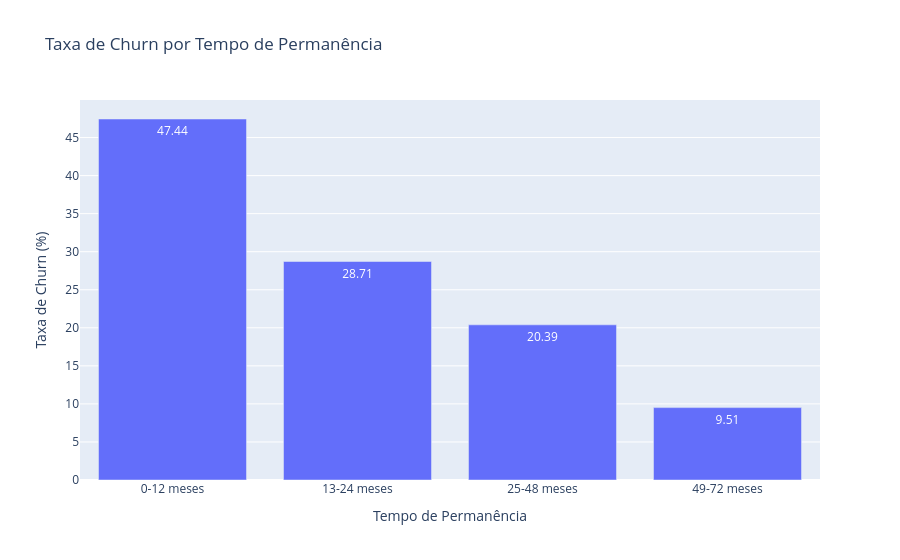

The code cell stored with this chart in its notebook:
### Code cell
churn_tenure = (
    tabela.groupby("FaixaTenure", observed=True)["Churn"]
    .apply(lambda x: (x == "Yes").mean() * 100)
    .reset_index(name="Taxa de Churn")
)

fig = px.bar(
    churn_tenure,
    x="FaixaTenure",
    y="Taxa de Churn",
    text_auto=".2f",
    title="Taxa de Churn por Tempo de Permanência",
    labels={
        "FaixaTenure": "Tempo de Permanência",
        "Taxa de Churn": "Taxa de Churn (%)"
    }
)

fig.show()

### Figure 1 — Plotly figure (JSON) as saved in the notebook; plotly's stock layout.template omitted (floating-point values rounded to 4 significant figures)
{"data": [{"hovertemplate": "Tempo de Permanência=%{x}<br>Taxa de Churn (%)=%{y}<extra></extra>", "legendgroup": "", "marker": {"color": "#636efa", "pattern": {"shape": ""}}, "name": "", "orientation": "v", "showlegend": false, "textposition": "auto", "texttemplate": "%{y:.2f}", "type": "bar", "x": ["0-12 meses", "13-24 meses", "25-48 meses", "49-72 meses"], "xaxis": "x", "y": [47.44, 28.71, 20.39, 9.513], "yaxis": "y"}], "layout": {"barmode": "relative", "legend": {"tracegroupgap": 0}, "title": {"text": "Taxa de Churn por Tempo de Permanência"}, "xaxis": {"anchor": "y", "domain": [0, 1], "title": {"text": "Tempo de Permanência"}}, "yaxis": {"anchor": "x", "domain": [0, 1], "title": {"text": "Taxa de Churn (%)"}}}}
